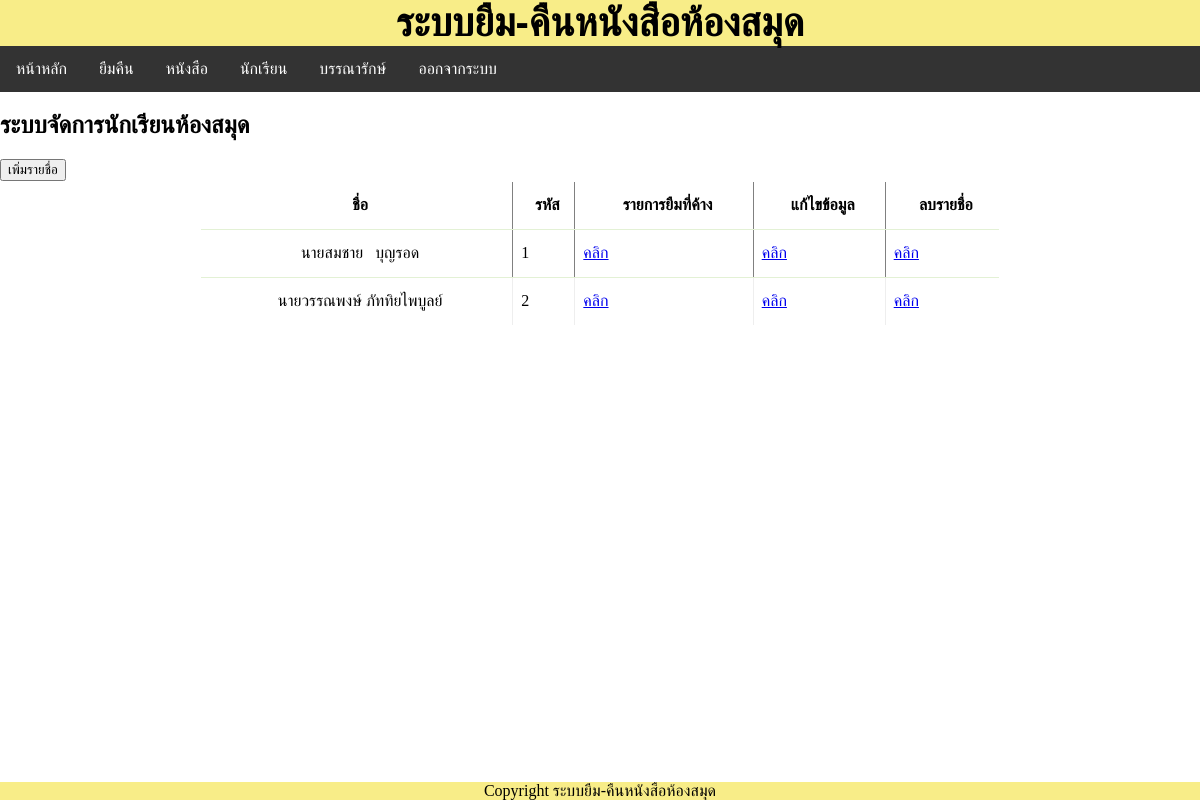
Page /student.php (signed in) on the committed database.
### tables this page shows
CREATE TABLE `Students` (
  `id` int(11) NOT NULL,
  `Name` text NOT NULL,
  `Address` text NOT NULL,
  `DOB` date NOT NULL,
  `Gender` text NOT NULL,
  `Phone` varchar(10) NOT NULL
);

### check_admin.php (called while the page is built, shortened)
<?php
function is_admin() {
 if (isset($_COOKIE['status']))
 {
     if($_COOKIE['status']=="admin"){
   return true;
     }
     else{
         return false;
     }
}
else{
    return false;
}
}
?>

### config.php (called while the page is built, shortened)
<?php
$name_web="ระบบยืม-คืนหนังสือห้องสมุด";
?>

### student.php (the view, shortened to what this page needs)
<?php
require_once("config.php");
?>
<!DOCTYPE html>
<html>
<head>
    <link rel="stylesheet" type="text/css" media="screen" href="main.css" />
<?php include("js.php"); ?></head>
<body>
<?php include('header_web.php');?>
    <?php include('nav.php');?>
    <main>
      <article>
        <h1>ระบบจัดการนักเรียนห้องสมุด</h1>
        <a href="./add_student.php"><button>เพิ่มรายชื่อ</button></a><br>
        <?php
        require("db.php");
	    $sql = "SELECT * FROM Students";
        $query = mysqli_query($con,$sql);
        $rowcount=mysqli_num_rows($query);
        if($rowcount== 0){
            echo "<br>ไม่มีรายชื่อนักเรียน";
         }
         else{
    ?>
    <table border="1">
        <tr>
        <th> <div align="center">ชื่อ</div></th>
        <th> <div align="center">รหัส</div></th>
        <th> <div align="center">รายการยืมที่ค้าง</div></th>
        <?php
        require_once("check_admin.php");
        if(is_admin()){
        ?>
        <th> <div align="center">แก้ไขข้อมูล</div></th>
        <th> <div align="center">ลบรายชื่อ</div></th>
        <?php } ?>
    </tr>
<?php
while($result=mysqli_fetch_array($query,MYSQLI_ASSOC))
{
?>
  <tr>
    <td><div align="center"><?php echo $result["Name"];?></div></td>
    <td><?php echo $result["id"];?></td>
    <td><a href="./student_borrow.php?stu_id=<?php echo $result["id"];?>">คลิก</a></td>
    <?php if(is_admin()){ ?><td>
    <a href="./edit_student.php?stu_id=<?php echo $result["id"];?>">คลิก</a></td>
    <td><a href="./del_student.php?stu_id=<?php echo $result["id"];?>" onclick="return confirm('คุณแน่ใจว่าต้องการลบ ?')">คลิก</a></td><?php } ?>
  </tr>
<?php
}
}
?>
</table>
?><br>
    </article>
    </main>
    <footer>Copyright <?php echo $name_web;?></footer>
</body>
</html>

### main.css (style rules this page uses)
body { margin:0; padding:0; border:0; outline:0; }
footer { background-color: rgb(248, 237, 136); text-align: center; }
table { border-spacing: 1; border-collapse: collapse; background: white; border-radius: 6px; overflow: hidden; max-width: 800px; width: 100%; margin: 0 auto; position: relative; }
table * { position: relative; }
table td, table th { padding-left: 8px; }
table tbody tr { height: 48px; border-bottom: 1px solid #E3F1D5; }
table tbody tr:last-child { border: 0; }
table td, table th { text-align: left; }
footer { position: fixed; left: 0; bottom: 0; width: 100%; }
button { display:inline-block; padding:0.7em 1.4em; margin:0 0.3em 0.3em 0; border-radius:0.15em; box-sizing: border-box; text-decoration:none; font-family:'Roboto',sans-serif; text-transform:uppercase; font-weight:400; color:#FFFFFF; background-color:#3369ff; box-shadow:inset 0 -0.6em 0 -0.35em rgba(0,0,0,0.17); text-align:center; position:relative; }

### rows in the picture
students: Name "นายสมชาย บุญรอด", id "1"
students: Name "นายวรรณพงษ์ ภัททิยไพบูลย์", id "2"

### other values in the picture
$name_web "ระบบยืม-คืนหนังสือห้องสมุด"
